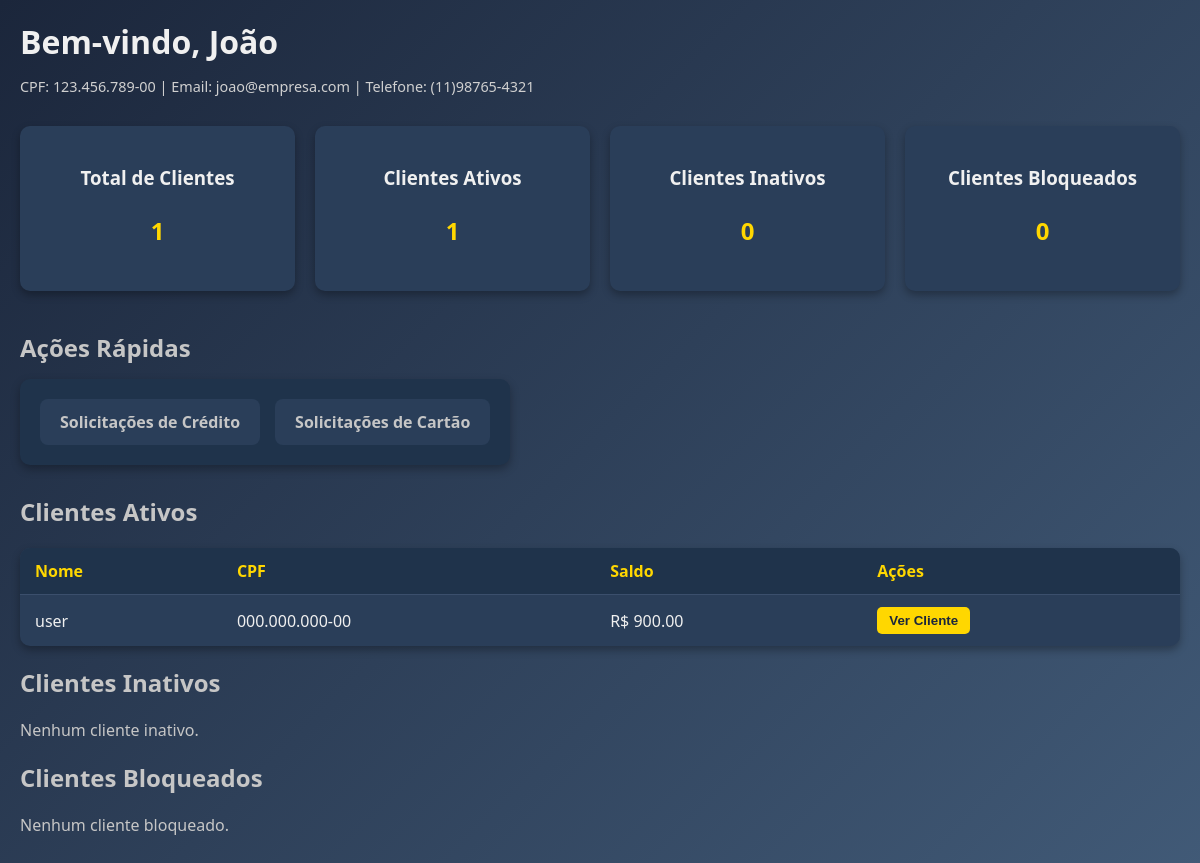
Before: /users/perfil/ (signed in) with the older database file.
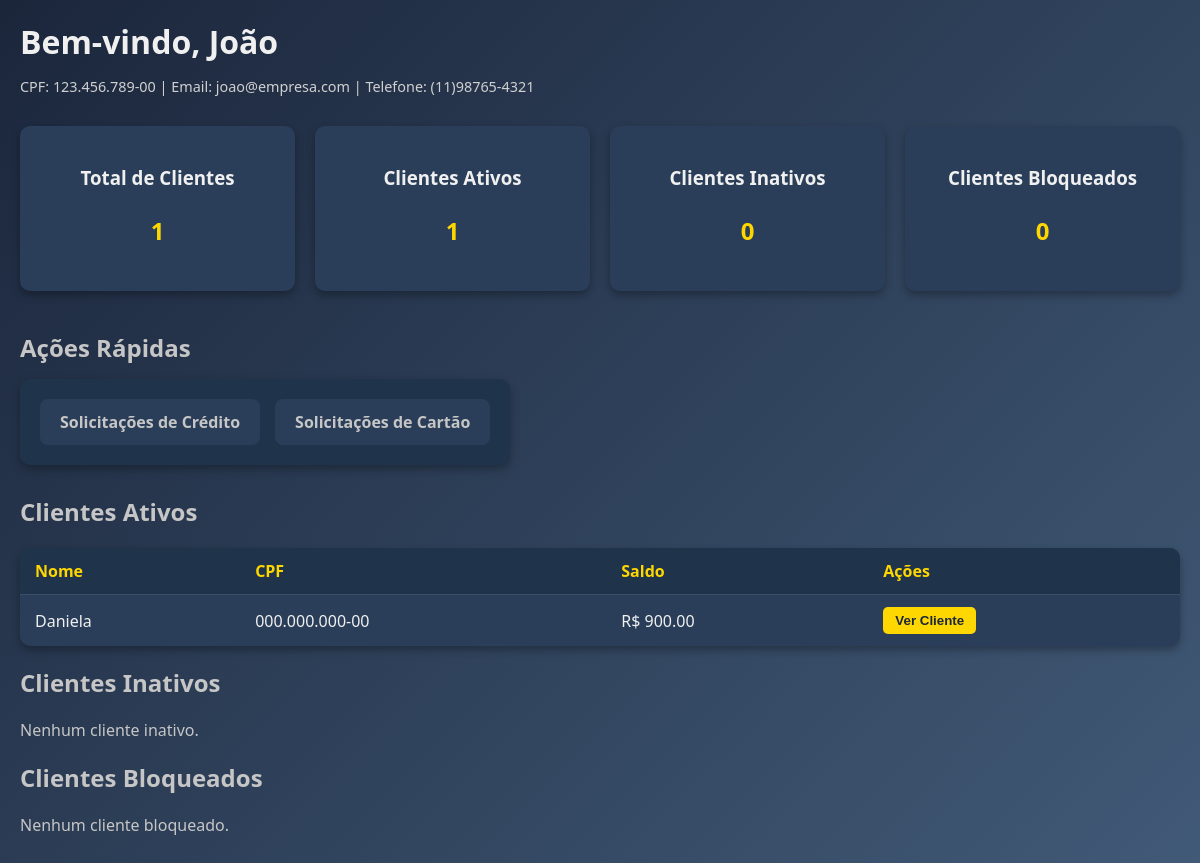
After: the same page with the newer database file.
### users/models.py (models this page shows, shortened)
class Cliente(models.Model):
    gerente_responsavel = models.ForeignKey(
        Gerente,
        on_delete=models.SET_NULL,
        null=True,
        blank=True,
        related_name="clientes"
    )
    numero_da_conta = models.CharField(
        max_length=20,
        unique=True,
        default=gerar_numero_conta
    )
    cpf = models.CharField(max_length=14, unique=True, validators=[cpf_validator])
    username = models.CharField(max_length=150)
    email = models.EmailField(unique=True)
    password = models.CharField(max_length=128)
    data_de_nascimento = models.DateField()
    telefone = models.CharField(max_length=14, validators=[telefone_validator])
    data_de_cadastro = models.DateTimeField(auto_now_add=True)
    saldo = models.DecimalField(max_digits=10, decimal_places=2, default=0.00)
    tipo_de_conta = models.CharField(
        max_length=20,
        choices=[
            ('corrente', 'Conta Corrente'),
            ('poupanca', 'Conta Poupança'),
            ('salario', 'Conta Salário'),
        ]
    )
    status_conta = models.CharField(max_length=20, default='ativa')
    admUser = models.BooleanField(default=False)
    creditos = models.DecimalField(max_digits=10, decimal_places=2, default=0.00)

### users/views.py (the view)
# urls.py: path('perfil/', views.view_perfil, name='perfil'),
def view_perfil(request):
    if "user_id" not in request.session:
        return redirect("users:login")
    user_id = request.session["user_id"]
    admUser = request.session.get("admUser", False)
    if admUser:
        user = Gerente.objects.get(id=user_id)
        clientes = user.clientes.all()
        clientes_ativos = clientes.filter(status_conta='ativa')
        clientes_inativos = clientes.filter(status_conta='inativa')
        clientes_bloqueados = clientes.filter(status_conta='bloqueada')
        saldo_total = clientes_ativos.aggregate(total=Sum('saldo'))['total'] or 0
        return render(
            request,
            "users/perfil/gerente/index.html",
            {
                "user": user,
                "clientes": clientes,
                "clientes_ativos": clientes_ativos,
                "clientes_inativos": clientes_inativos,
                "clientes_bloqueados": clientes_bloqueados,
                "saldo_total": saldo_total,
            }
        )
    user = Cliente.objects.get(id=user_id)
    return render(request, "users/perfil/cliente/index.html", {"user": user})

### templates/users/perfil/gerente/index.html (shortened to what the changed rows need)
<!DOCTYPE html>
<html lang="pt-BR">
<head>
    {% load static %}
    <link rel="stylesheet" href="{% static 'perfil/gerente/index/style.css' %}">
</head>
<body>
    <div class="container">
        <div class="main">
            <header class="main-header">
                <h1>Bem-vindo, {{ user.nome }}</h1>
            </header>
            <section class="btn-funcs">
                <h2>Ações Rápidas</h2>
            </section>
            <section class="clientes-ativos">
                <h2>Clientes Ativos</h2>
                {% if clientes_ativos %}
                    <table>
                        <thead>
                            <tr>
                                <th>Nome</th>
                                <th>CPF</th>
                                <th>Saldo</th>
                                <th>Ações</th>
                            </tr>
                        </thead>
                        <tbody>
                            {% for cliente in clientes_ativos %}
                                <tr>
                                    <td>{{ cliente.username }}</td>
                                    <td>{{ cliente.cpf }}</td>
                                    <td>R$ {{ cliente.saldo }}</td>
                                    <td>
                                        <button onclick="window.location.href='/users/cliente/{{ cliente.id }}/'">Ver Cliente</button>
                                    </td>
                                </tr>
                            {% endfor %}
                        </tbody>
                    </table>
                {% else %}
                    <p>Nenhum cliente ativo.</p>
                {% endif %}
            </section>
            <section class="clientes-ativos">
                <h2>Clientes Inativos</h2>
            </section>
            <section class="clientes-ativos">
                <h2>Clientes Bloqueados</h2>
            </section>
        </div>
    </div>
</body>
</html>

Changed rows visible on the page:
changed Cliente: username "user" → "Daniela"
